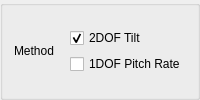
              <widget class="QGroupBox" name="groupBox_13">
               <property name="title">
                <string/>
               </property>
               <layout class="QGridLayout" name="gridLayout_15">
                <item row="0" column="0">
                 <layout class="QHBoxLayout" name="horizontalLayout_77">
                  <item>
                   <widget class="QLabel" name="label_179">
                    <property name="text">
                     <string>Method</string>
                    </property>
                   </widget>
                  </item>
                  <item>
                   <layout class="QVBoxLayout" name="verticalLayout_127">
                    <item>
                     <widget class="QCheckBox" name="Hexapod2DOF_Tilt_Allowed_Y">
                      <property name="text">
                       <string>2DOF Tilt</string>
                      </property>
                      <property name="checked">
                       <bool>true</bool>
                      </property>
                     </widget>
                    </item>
                    <item>
                     <widget class="QCheckBox" name="HexapodRot1DOF_RollRate">
                      <property name="text">
                       <string>1DOF Pitch Rate</string>
                      </property>
                     </widget>
                    </item>
                   </layout>
                  </item>
                 </layout>
                </item>
               </layout>
              </widget>
